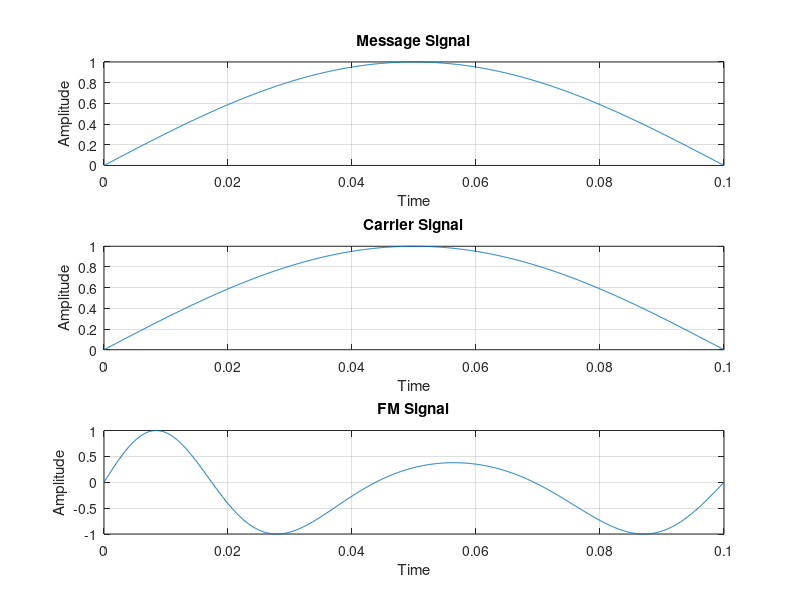

Here is the MATLAB script that generated this plot:
%FM Signal generation
clc;
clear all;
close all;

fm=input('Message frequency = ');
fc=input('Carrier frequency = ');
mi=input('Modulation index = ');
t=0:0.0001:0.1;

m=sin(2*pi*fm*t);
subplot(3,1,1);
plot(t,m);
xlabel('Time');
ylabel('Amplitude');
title('Message Signal');
grid on;

c=sin(2*pi*fc*t);
subplot(3,1,2);
plot(t,c);
xlabel('Time');
ylabel('Amplitude');
title('Carrier Signal');
grid on;


y=sin(2*pi*fc*t+(mi*sin(2*pi*fm*t)));
subplot(3,1,3);
plot(t,y);
xlabel('Time');
ylabel('Amplitude');
title('FM Signal');
grid on;
